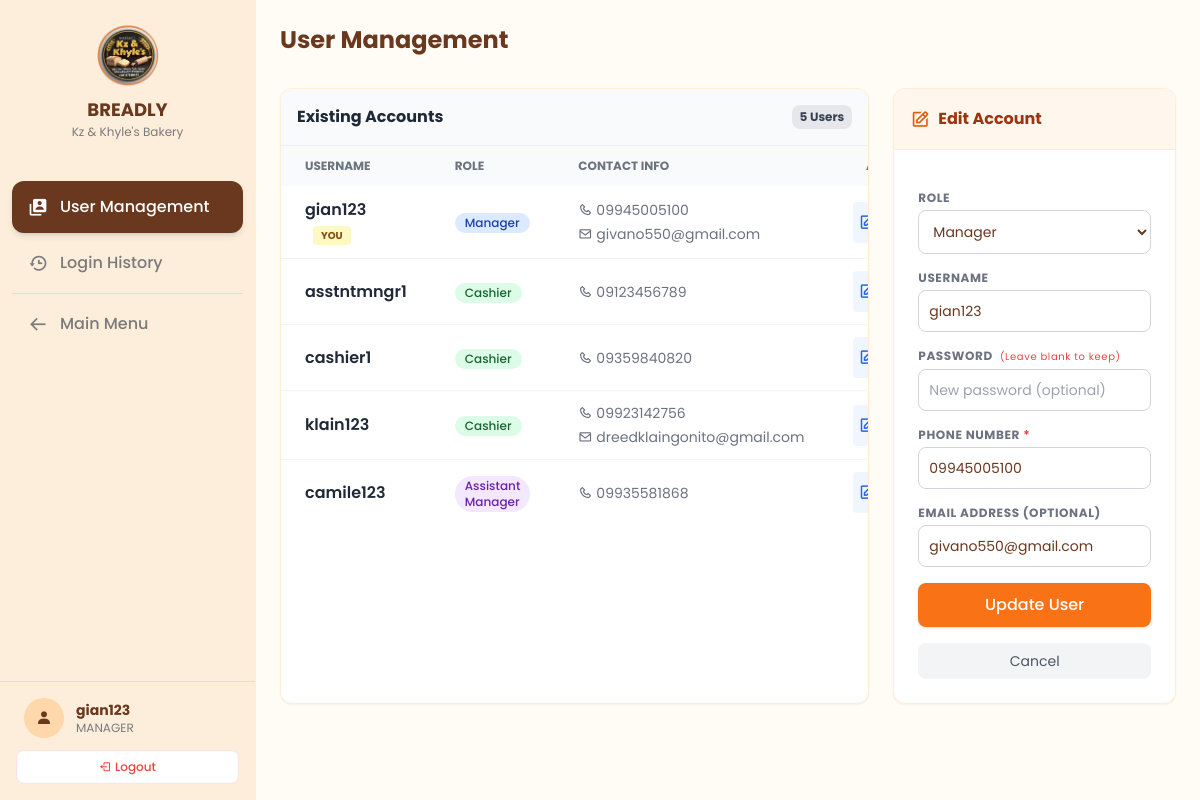
Screenshot of /nav/account_management.php?action=edit&id=3 (signed in) with the database file from the repository.
### tables this page shows
CREATE TABLE `users` (
  `user_id` int(11) NOT NULL,
  `username` varchar(100) NOT NULL,
  `password` varchar(255) DEFAULT NULL,
  `role` enum('manager','cashier','assistant_manager') NOT NULL,
  `email` varchar(150) DEFAULT NULL,
  `phone_number` varchar(11) NOT NULL,
  `enable_daily_report` tinyint(1) NOT NULL DEFAULT 0 COMMENT 'For daily SMS reports',
  `created_at` timestamp NOT NULL DEFAULT current_timestamp()
);

### db_connection.php (called while the page is built, shortened)
<?php
class Database {
    public $conn;
    private function connect() {
        $this->conn = null;
        try {
            $dsn = "mysql:host=" . DB_HOST . ";dbname=" . DB_NAME . ";charset=utf8mb4";
            $options = [
                PDO::ATTR_ERRMODE => PDO::ERRMODE_EXCEPTION,
                PDO::ATTR_DEFAULT_FETCH_MODE => PDO::FETCH_ASSOC,
                PDO::ATTR_EMULATE_PREPARES => false,
            ];
            $this->conn = new PDO($dsn, DB_USER, DB_PASS, $options);
            $this->conn->exec("SET time_zone = '+08:00';");
        } catch (PDOException $e) {
            error_log("Database Connection Failed: " . $e->getMessage());
            die("Database Connection Error. Check error logs.");
        }
    }
    public function getConnection() {
        return $this->conn;
    }
}
?>

### src/AbstractManager.php (called while the page is built, shortened)
<?php
require_once '../db_connection.php';
abstract class AbstractManager {
    public function __construct() {
        $db = new Database();
        $this->conn = $db->getConnection();
    }
}
?>

### src/UserManager.php (called while the page is built, shortened)
<?php
require_once 'AbstractManager.php';
class UserManager extends AbstractManager implements ListableData {
    public function getAllUsers() {
        try {
            $stmt = $this->conn->prepare("CALL AdminGetAllUsers()");
            $stmt->execute();
            return $stmt->fetchAll(PDO::FETCH_ASSOC);
        } catch (PDOException $e) {
            error_log("Get Users Error: " . $e->getMessage());
            return [];
        }
    }
    public function getUserById($user_id) {
        try {
            $stmt = $this->conn->prepare("CALL UserFindById(?)");
            $stmt->execute([$user_id]);
            return $stmt->fetch(PDO::FETCH_ASSOC);
        } catch (PDOException $e) {
            return null;
        }
    }
}
?>

### nav/account_management.php (the view, shortened to what this page needs)
<?php
require_once '../src/UserManager.php';
$userManager = new UserManager();
$current_role = $_SESSION["role"];
$is_edit = false;
$edit_data = [];
if (isset($_GET['action']) && $_GET['action'] === 'edit' && isset($_GET['id'])) {
    $is_edit = true;
    $edit_user_id = intval($_GET['id']);
    $edit_data = $userManager->getUserById($edit_user_id);
}
$users = $userManager->getAllUsers();
?>
<!DOCTYPE html>
<html lang="en">
<head>
    <link href='https://unpkg.com/boxicons@2.1.4/css/boxicons.min.css' rel='stylesheet'>
    <script src="https://cdn.tailwindcss.com"></script>
</head>
<body class="bg-breadly-bg text-breadly-dark font-sans h-screen flex overflow-hidden selection:bg-orange-200">
    <aside class="hidden lg:flex w-64 flex-col bg-breadly-sidebar h-full border-r border-orange-100 shrink-0 transition-all duration-300" id="sidebar">
        <div class="p-6 text-center border-b border-orange-100/50">
            <img src="../images/kzklogo.png" alt="BREADLY Logo" class="w-16 mx-auto mb-2">
            <h5 class="font-bold text-lg text-breadly-dark">BREADLY</h5>
            <p class="text-xs text-breadly-secondary">Kz & Khyle's Bakery</p>
        </div>
        <nav class="flex-1 overflow-y-auto py-4 px-3 space-y-1">
            <a href="account_management.php" class="flex items-center gap-3 px-4 py-3 rounded-xl transition-colors bg-breadly-dark text-white shadow-md">
                <i class='bx bxs-user-account text-xl'></i><span class="font-medium">User Management</span>
            </a>
            <a href="login_history.php" class="flex items-center gap-3 px-4 py-3 rounded-xl transition-colors text-breadly-secondary hover:bg-orange-100 hover:text-breadly-dark">
                <i class='bx bx-history text-xl'></i><span class="font-medium">Login History</span>
            </a>
            <div class="my-4 border-t border-orange-200"></div>
            <a href="../index.php" class="flex items-center gap-3 px-4 py-3 rounded-xl text-breadly-secondary hover:bg-orange-100 hover:text-breadly-dark transition-colors">
                <i class='bx bx-arrow-back text-xl'></i><span class="font-medium">Main Menu</span>
            </a>
        </nav>
        <div class="p-4 border-t border-orange-200">
            <div class="flex items-center gap-3 px-2 mb-3">
                <div class="w-10 h-10 rounded-full bg-orange-200 flex items-center justify-center text-breadly-dark font-bold"><i class='bx bxs-user'></i></div>
                <div class="flex-1 min-w-0">
                    <p class="text-sm font-bold text-breadly-dark truncate"><?php echo htmlspecialchars($_SESSION['username']); ?></p>
                    <p class="text-xs text-breadly-secondary uppercase"><?php echo str_replace('_', ' ', $current_role); ?></p>
                </div>
            </div>
            <a href="logout.php" class="flex items-center justify-center gap-1 py-2 text-xs font-medium text-red-500 bg-white border border-red-100 rounded-lg hover:bg-red-50 transition-colors">
                <i class='bx bx-log-out'></i> Logout
            </a>
        </div>
    </aside>
    <main class="flex-1 flex flex-col h-full overflow-hidden relative w-full">
        <div class="p-6 pb-2 flex flex-col md:flex-row md:items-center justify-between gap-4 bg-breadly-bg z-10">
            <div class="flex items-center gap-3">
                <h1 class="text-2xl font-bold text-breadly-dark">User Management</h1>
            </div>
        </div>
        <div class="flex-1 overflow-y-auto p-6 pb-20">
            <div class="grid grid-cols-1 lg:grid-cols-3 gap-6">
                <div class="lg:col-span-2">
                    <div class="bg-white rounded-xl shadow-sm border border-orange-100 overflow-hidden h-full flex flex-col">
                        <div class="p-4 border-b border-orange-100 flex justify-between items-center bg-gray-50">
                            <h5 class="font-bold text-gray-800">Existing Accounts</h5>
                            <span class="bg-gray-200 text-gray-700 px-2 py-1 rounded-lg text-xs font-bold"><?php echo count($users); ?> Users</span>
                        </div>
                        <div class="flex-1 overflow-y-auto p-0">
                            <table class="w-full text-left border-collapse">
                                <thead class="bg-gray-50 text-xs uppercase text-gray-500 font-semibold">
                                    <tr>
                                        <th class="px-6 py-3">Username</th>
                                        <th class="px-6 py-3">Role</th>
                                        <th class="px-6 py-3">Contact Info</th>
                                        <th class="px-6 py-3 text-right">Actions</th>
                                    </tr>
                                </thead>
                                <tbody class="divide-y divide-gray-100">
                                    <?php foreach ($users as $user): ?>
                                    <tr class="hover:bg-gray-50 transition-colors">
                                        <td class="px-6 py-3">
                                            <div class="font-semibold text-gray-800">
                                                <?php echo htmlspecialchars($user['username']); ?>
                                                <?php if($user['user_id'] == $_SESSION['user_id']): ?>
                                                    <span class="ml-2 inline-flex items-center px-2 py-0.5 rounded text-[10px] font-bold bg-yellow-100 text-yellow-800">YOU</span>
                                                <?php endif; ?>
                                            </div>
                                        </td>
                                        <td class="px-6 py-3">
                                            <?php
                                                $badgeClass = 'bg-gray-100 text-gray-800';
                                                if ($user['role'] == 'manager') $badgeClass = 'bg-blue-100 text-blue-800';
                                                if ($user['role'] == 'assistant_manager') $badgeClass = 'bg-purple-100 text-purple-800';
                                                if ($user['role'] == 'cashier') $badgeClass = 'bg-green-100 text-green-800';
                                            ?>
                                            <span class="inline-flex items-center px-2.5 py-0.5 rounded-full text-xs font-medium <?php echo $badgeClass; ?>">
                                                <?php echo ucwords(str_replace('_', ' ', $user['role'])); ?>
                                            </span>
                                        </td>
                                        <td class="px-6 py-3 text-sm text-gray-500 space-y-1">
                                            <?php if(!empty($user['phone_number'])): ?>
                                                <div class="flex items-center gap-1"><i class='bx bx-phone'></i> <?php echo htmlspecialchars($user['phone_number']); ?></div>
                                            <?php endif; ?>
                                            <?php if(!empty($user['email'])): ?>
                                                <div class="flex items-center gap-1"><i class='bx bx-envelope'></i> <?php echo htmlspecialchars($user['email']); ?></div>
                                            <?php endif; ?>
                                        </td>
                                        <td class="px-6 py-3 text-right">
                                            <?php if($user['user_id'] != $_SESSION['user_id']): ?>
                                                <div class="flex justify-end gap-2">
                                                    <a href="account_management.php?action=edit&id=<?php echo $user['user_id']; ?>" class="p-1.5 text-blue-600 bg-blue-50 rounded hover:bg-blue-100 transition-colors" title="Edit">
                                                        <i class='bx bx-edit text-lg'></i>
                                                    </a>
                                                </div>
                                            <?php else: ?>
                                                <div class="flex justify-end gap-2">
                                                    <a href="account_management.php?action=edit&id=<?php echo $user['user_id']; ?>" class="p-1.5 text-blue-600 bg-blue-50 rounded hover:bg-blue-100 transition-colors" title="Edit">
                                                        <i class='bx bx-edit text-lg'></i>
                                                    </a>
                                                </div>
                                            <?php endif; ?>
                                        </td>
                                    </tr>
                                    <?php endforeach; ?>
                                </tbody>
                            </table>
                        </div>
                    </div>
                </div>
                <div class="lg:col-span-1">
                    <div class="bg-white rounded-xl shadow-sm border border-orange-100 overflow-hidden sticky top-4">
                        <div class="p-4 border-b border-orange-100 <?php echo $is_edit ? 'bg-orange-50' : 'bg-blue-50'; ?> flex items-center gap-2">
                            <i class='bx <?php echo $is_edit ? 'bx-edit text-orange-600' : 'bx-user-plus text-blue-600'; ?> text-xl'></i>
                            <h5 class="font-bold <?php echo $is_edit ? 'text-orange-800' : 'text-blue-800'; ?>">
                                <?php echo $is_edit ? 'Edit Account' : 'Create Account'; ?>
                            </h5>
                        </div>
                        <div class="p-6">
                            <form action="account_management.php" method="POST" class="space-y-4">
                                <div>
                                    <label class="block text-xs font-bold text-gray-500 mb-1 uppercase tracking-wider">Role</label>
                                    <select name="role" required class="w-full p-2.5 bg-white border border-gray-300 rounded-lg text-sm focus:ring-2 focus:ring-breadly-btn outline-none">
                                        <option value="manager" <?php if($is_edit && $edit_data['role'] == 'manager') echo 'selected'; ?>>Manager</option>
                                    </select>
                                </div>
                                <div>
                                    <label class="block text-xs font-bold text-gray-500 mb-1 uppercase tracking-wider">Username</label>
                                    <input type="text" name="username"
                                           value="<?php echo $is_edit ? htmlspecialchars($edit_data['username']) : ''; ?>"
                                           placeholder="e.g. juan123" required
                                           class="w-full p-2.5 bg-white border border-gray-300 rounded-lg text-sm focus:ring-2 focus:ring-breadly-btn outline-none">
                                </div>
                                <div>
                                    <label class="block text-xs font-bold text-gray-500 mb-1 uppercase tracking-wider">
                                        Password <?php if($is_edit) echo '<span class="text-red-500 font-normal normal-case text-[10px] ml-1">(Leave blank to keep)</span>'; ?>
                                    </label>
                                    <input type="password" name="password"
                                           placeholder="<?php echo $is_edit ? 'New password (optional)' : 'Strong password'; ?>"
                                           <?php echo $is_edit ? '' : 'required'; ?>
                                           class="w-full p-2.5 bg-white border border-gray-300 rounded-lg text-sm focus:ring-2 focus:ring-breadly-btn outline-none">
                                </div>
                                <div>
                                    <label class="block text-xs font-bold text-gray-500 mb-1 uppercase tracking-wider">Phone Number <span class="text-red-500">*</span></label>
                                    <input type="text" name="phone"
                                           value="<?php echo $is_edit ? htmlspecialchars($edit_data['phone_number']) : ''; ?>"
                                           placeholder="0917..." maxlength="11" required
                                           class="w-full p-2.5 bg-white border border-gray-300 rounded-lg text-sm focus:ring-2 focus:ring-breadly-btn outline-none">
                                </div>
                                <div>
                                    <label class="block text-xs font-bold text-gray-500 mb-1 uppercase tracking-wider">Email Address (Optional)</label>
                                    <input type="email" name="email"
                                           value="<?php echo $is_edit ? htmlspecialchars($edit_data['email']) : ''; ?>"
                                           placeholder="For recovery"
                                           class="w-full p-2.5 bg-white border border-gray-300 rounded-lg text-sm focus:ring-2 focus:ring-breadly-btn outline-none">
                                </div>
                                <button type="submit" class="w-full py-2.5 text-white font-medium rounded-lg shadow transition-colors mt-2 <?php echo $is_edit ? 'bg-orange-500 hover:bg-orange-600' : 'bg-blue-600 hover:bg-blue-700'; ?>">
                                    <?php echo $is_edit ? 'Update User' : 'Create User'; ?>
                                </button>
                                <?php if($is_edit): ?>
                                    <a href="account_management.php" class="block w-full text-center py-2 text-gray-600 bg-gray-100 rounded-lg hover:bg-gray-200 text-sm transition-colors">Cancel</a>
                                <?php endif; ?>
                            </form>
                        </div>
                    </div>
                </div>
            </div>
        </div>
    </main>
</body>
</html>

### rows the page displays
users: username "gian123", shows "YOU", role "Manager", phone_number "09945005100", email "givano550@gmail.com", phone "09945005100"
users: username "asstntmngr1", role "Cashier", phone_number "09123456789"
users: username "cashier1", role "Cashier", phone_number "09359840820"
users: username "klain123", role "Cashier", phone_number "09923142756", email "dreedklaingonito@gmail.com"
users: username "camile123", role "Assistant Manager", phone_number "09935581868"

### other values shown
$_SESSION['username'] "gian123"
str_replace('_', ' ', $current_role) "MANAGER"
count($users) "5"
